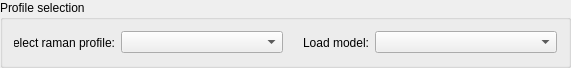
  <widget class="QGroupBox" name="groupBoxProfileSelection">
   <property name="geometry">
    <rect>
     <x>30</x>
     <y>160</y>
     <width>571</width>
     <height>58</height>
    </rect>
   </property>
   <property name="title">
    <string>Profile selection</string>
   </property>
   <layout class="QHBoxLayout" name="horizontalLayout_10">
    <item>
     <layout class="QHBoxLayout" name="horizontalLayout_5">
      <item>
       <widget class="QLabel" name="labelRamenProfile">
        <property name="sizePolicy">
         <sizepolicy hsizetype="Maximum" vsizetype="Preferred">
          <horstretch>0</horstretch>
          <verstretch>0</verstretch>
         </sizepolicy>
        </property>
        <property name="minimumSize">
         <size>
          <width>101</width>
          <height>23</height>
         </size>
        </property>
        <property name="maximumSize">
         <size>
          <width>101</width>
          <height>23</height>
         </size>
        </property>
        <property name="layoutDirection">
         <enum>Qt::LeftToRight</enum>
        </property>
        <property name="frameShadow">
         <enum>QFrame::Plain</enum>
        </property>
        <property name="text">
         <string>Select raman profile:</string>
        </property>
        <property name="textFormat">
         <enum>Qt::MarkdownText</enum>
        </property>
        <property name="alignment">
         <set>Qt::AlignRight|Qt::AlignTrailing|Qt::AlignVCenter</set>
        </property>
       </widget>
      </item>
      <item>
       <widget class="QComboBox" name="comboBoxRamanProfile">
        <property name="minimumSize">
         <size>
          <width>101</width>
          <height>20</height>
         </size>
        </property>
       </widget>
      </item>
     </layout>
    </item>
    <item>
     <layout class="QHBoxLayout" name="horizontalLayout_6">
      <item>
       <widget class="QLabel" name="labelLoadModel">
        <property name="sizePolicy">
         <sizepolicy hsizetype="Maximum" vsizetype="Preferred">
          <horstretch>0</horstretch>
          <verstretch>0</verstretch>
         </sizepolicy>
        </property>
        <property name="minimumSize">
         <size>
          <width>80</width>
          <height>23</height>
         </size>
        </property>
        <property name="layoutDirection">
         <enum>Qt::LeftToRight</enum>
        </property>
        <property name="frameShadow">
         <enum>QFrame::Plain</enum>
        </property>
        <property name="text">
         <string>Load model:</string>
        </property>
        <property name="textFormat">
         <enum>Qt::MarkdownText</enum>
        </property>
        <property name="alignment">
         <set>Qt::AlignRight|Qt::AlignTrailing|Qt::AlignVCenter</set>
        </property>
       </widget>
      </item>
      <item>
       <widget class="QComboBox" name="comboBoxLoadModel">
        <property name="minimumSize">
         <size>
          <width>101</width>
          <height>20</height>
         </size>
        </property>
       </widget>
      </item>
     </layout>
    </item>
   </layout>
  </widget>
